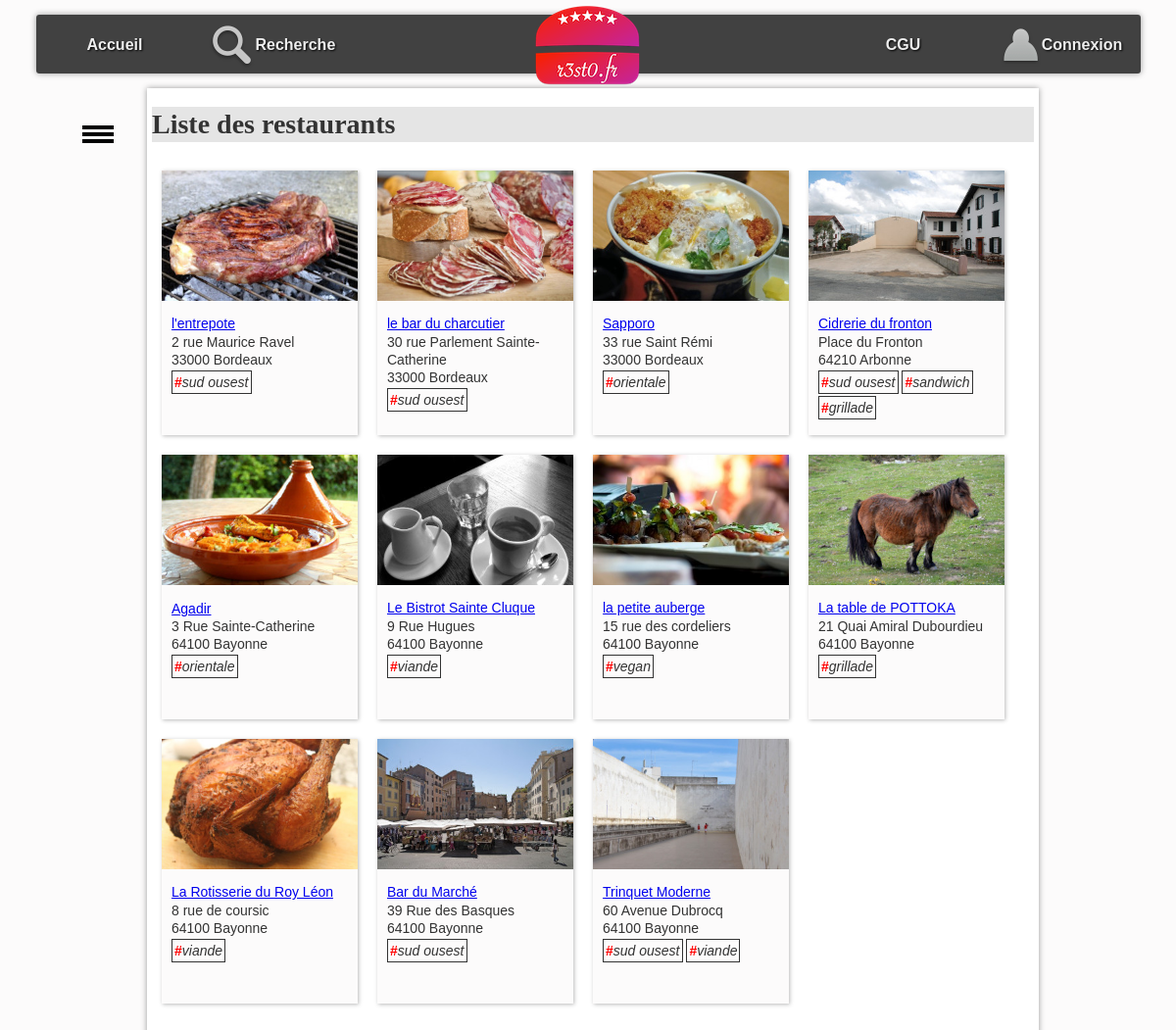
The app's page /controleur/listeRestos.php with its own data.
### tables this page shows
CREATE TABLE IF NOT EXISTS `resto` (
  `idR` bigint(20) NOT NULL,
  `nomR` varchar(255) DEFAULT NULL,
  `numAdrR` varchar(20) DEFAULT NULL,
  `voieAdrR` varchar(255) DEFAULT NULL,
  `cpR` char(5) DEFAULT NULL,
  `villeR` varchar(255) DEFAULT NULL,
  `latitudeDegR` float DEFAULT NULL,
  `longitudeDegR` float DEFAULT NULL,
  `descR` text DEFAULT NULL,
  `horairesR` text DEFAULT NULL
);

CREATE TABLE IF NOT EXISTS `photo` (
  `idP` bigint(20) NOT NULL,
  `cheminP` varchar(255) DEFAULT NULL,
  `idR` bigint(20) DEFAULT NULL
);

CREATE TABLE IF NOT EXISTS `typecresto` (
  `idR` bigint(20) NOT NULL,
  `idTC` bigint(20) NOT NULL
);

CREATE TABLE IF NOT EXISTS `typescuisine` (
  `idTC` bigint(20) NOT NULL,
  `libelleTC` varchar(100) NOT NULL
);

### controleur/listeRestos.php (called while the page is built, shortened)
<?php
$listeRestos =  RestoDAO::getAll();
require_once "$racine/vue/entete.html.php";
require_once "$racine/vue/vueListeRestos.php";
require_once "$racine/vue/pied.html.php";
?>

### modele/dao/Bdd.class.php (called while the page is built, shortened)
<?php
class Bdd {
    private static ?PDO $pdo=null;
    private static $login = "aravaudet";
    private static $mdp = "GrmN385B";
    private static $bd = "aravaudet_resto2";
    private static $serveur = "10.15.253.250";
    private static $pdoOptions = array  (
        PDO::MYSQL_ATTR_INIT_COMMAND => "SET NAMES utf8"
        ,PDO::ATTR_ERRMODE => PDO::ERRMODE_EXCEPTION
                                        );
    public static function connecter() : ?PDO  {
        if (is_null(self::$pdo)) {
                self::$pdo = new PDO("mysql:host=".self::$serveur.";dbname=".self::$bd, self::$login, self::$mdp, self::$pdoOptions);
        }
        return self::$pdo;
    }
    public static function getConnexion() : ?PDO {
        return self::$pdo;
    }
}

### modele/dao/RestoDAO.class.php (called while the page is built, shortened)
<?php
class RestoDAO {
    public static function getAll(): array {
        $lesObjets = array();
        try {
            $requete = "SELECT * FROM resto";
            $stmt = Bdd::getConnexion()->prepare($requete);
            $ok = $stmt->execute();
            if ($ok) {
                while ($enreg = $stmt->fetch(PDO::FETCH_ASSOC)) {
                    $lesObjets[] = self::enregistrementVersObjet($enreg);
                }
            }
        } catch (PDOException $e) {
            throw new Exception("Erreur dans la méthode " . get_called_class() . "::getAll : <br/>" . $e->getMessage());
        }
        return $lesObjets;
    }
    private static function enregistrementVersObjet(array $enreg): Resto {
        $id = $enreg['idR'];
        $leResto = new Resto(
                $enreg['idR'], $enreg['nomR'], $enreg['numAdrR'], $enreg['voieAdrR'], $enreg['cpR'], $enreg['villeR'],
                $enreg['latitudeDegR'], $enreg['longitudeDegR'], $enreg['descR'], $enreg['horairesR']
        );
        $lesCritiques = CritiqueDAO::getAllByResto($id);
        $lesPhotos = PhotoDAO::getAllByResto($id);
        $lesTypesCuisine = TypeCuisineDAO::getAllByResto($id);
        $leResto->setLesPhotos($lesPhotos);
        $leResto->setLesCritiques($lesCritiques);
        $leResto->setLesTypesCuisine($lesTypesCuisine);
        return $leResto;
    }
}

### modele/dao/CritiqueDAO.class.php (called while the page is built, shortened)
<?php
class CritiqueDAO {
    public static function getAllByResto(int $idR): array {
        $lesObjets = array();
        try {
            $requete = "SELECT * FROM critiquer c"
                    . " INNER JOIN utilisateur u ON  c.idU = u.idU "
                    . " WHERE idR = :idR";
            $stmt = Bdd::getConnexion()->prepare($requete);
            $stmt->bindParam(':idR', $idR, PDO::PARAM_INT);
            $ok = $stmt->execute();
            if ($ok) {
                while ($enreg = $stmt->fetch(PDO::FETCH_ASSOC)) {
                    $user = new Utilisateur($enreg['idU'], $enreg['mailU'], $enreg['mdpU'], $enreg['pseudoU']);
                    $lesObjets[] = new Critique($enreg['note'], $enreg['commentaire'], $user);
                }
            }
        } catch (PDOException $e) {
            throw new Exception("Erreur dans la méthode " . get_called_class() . "::getAllByResto : <br/>" . $e->getMessage());
        }
        return $lesObjets;
    }
}

### modele/dao/PhotoDAO.class.php (called while the page is built, shortened)
<?php
class PhotoDAO {
    public static function getAllByResto(int $idR): array {
        $lesObjets = array();
        try {
            $requete = "SELECT * FROM photo WHERE idR = :idR";
            $stmt = Bdd::getConnexion()->prepare($requete);
            $stmt->bindParam(':idR', $idR, PDO::PARAM_INT);
            $ok = $stmt->execute();
            if ($ok) {
                while ($enreg = $stmt->fetch(PDO::FETCH_ASSOC)) {
                    $lesObjets[] = new Photo($enreg['idP'], $enreg['cheminP']);
                }
            }
        } catch (PDOException $e) {
            throw new Exception("Erreur dans la méthode " . get_called_class() . "::getAllByResto : <br/>" . $e->getMessage());
        }
        return $lesObjets;
    }
}

### modele/dao/TypeCuisineDAO.class.php (called while the page is built, shortened)
<?php
class TypeCuisineDAO {
    public static function getAllByResto(int $idR): array {
        $lesObjets = array();
        try {
            $requete = "SELECT * FROM typescuisine t INNER JOIN typecresto tr ON t.idTC = tr.idTC WHERE tr.idR = :idR";
            $stmt = Bdd::getConnexion()->prepare($requete);
            $stmt->bindParam(':idR', $idR, PDO::PARAM_INT);
            $ok = $stmt->execute();
            if ($ok) {
                while ($ligne = $stmt->fetch(PDO::FETCH_ASSOC)) {
                    $objet = new TypesCuisine($ligne['idTC'], $ligne['libelleTC']);
                    $lesObjets[] = $objet;
                }
            }
        } catch (PDOException $e) {
            throw new Exception("Erreur dans la méthode " . get_called_class() . "::getAllByResto : <br/>" . $e->getMessage());
        }
        return $lesObjets;
    }
}

### modele/metier/Resto.class.php (called while the page is built, shortened)
<?php
class Resto {
    private int $idR;
    private ?string $nomR;
    private ?string $numAdr;
    private ?string $voieAdr;
    private ?string $cpR;
    private ?string $villeR;
    private array $lesPhotos;
    private array $lesTypesCuisine;
    function __construct(int $idR, string $nomR, ?string $numAdr, ?string $voieAdr, ?string $cpR, ?string $villeR, ?float $latitudeDegR, ?float $longitudeDegR, ?string $descR, ?string $horairesR) {
        $this->idR = $idR;
        $this->nomR = $nomR;
        $this->numAdr = $numAdr;
        $this->voieAdr = $voieAdr;
        $this->cpR = $cpR;
        $this->villeR = $villeR;
        $this->lesPhotos = array();
        $this->lesTypesCuisine = array();
    }
    function getIdR(): int {
        return $this->idR;
    }
    function getNomR(): ?string {
        return $this->nomR;
    }
    function getNumAdr(): ?string {
        return $this->numAdr;
    }
    function getVoieAdr(): ?string {
        return $this->voieAdr;
    }
    function getCpR(): ?string {
        return $this->cpR;
    }
    function getVilleR(): ?string {
        return $this->villeR;
    }
    function getLesPhotos(): array {
        return $this->lesPhotos;
    }
    function getLesTypesCuisine(): array {
        return $this->lesTypesCuisine;
    }
    function setLesPhotos(array $lesPhotos): void {
        $this->lesPhotos = $lesPhotos;
    }
    function setLesTypesCuisine(array $lesTypesCuisine): void {
        $this->lesTypesCuisine = $lesTypesCuisine;
    }
}

### modele/metier/Photo.class.php (called while the page is built, shortened)
<?php
class Photo {
    private string $cheminP;
    function __construct(int $idP, string $cheminP) {
        $this->cheminP = $cheminP;
    }
    function getCheminP(): string {
        return $this->cheminP;
    }
}

### modele/metier/TypesCuisine.class.php (called while the page is built, shortened)
<?php
class TypesCuisine {
     private string $libelle;
    function __construct(int $idTC, string $libelle) {
        $this->libelle = $libelle;
    }
    function getLibelle(): ?string {
        return $this->libelle;
    }
}

### vue/vueListeRestos.php (the view, shortened to what this page needs)
<h1>Liste des restaurants</h1>
<?php
foreach ($listeRestos as $unResto) {
    $lesPhotos = $unResto->getLesPhotos();
    ?>
    <div class="card">
        <div class="photoCard">
            <?php
            if (count($lesPhotos) > 0) {
                $unePhoto = $lesPhotos[0];
                ?>
                <img src="photos/<?= $unePhoto->getCheminP() ?>" alt="photo du restaurant" />
                <?php
            }
            ?>
        </div>
        <div class="descrCard">
            <a href="./?action=detail&idR=<?= $unResto->getIdR() ?>"><?= $unResto->getNomR() ?></a>
            <br />
            <?= $unResto->getNumAdr() ?>
            <?= $unResto->getVoieAdr() ?>
            <br />
            <?= $unResto->getCpR() ?>
            <?= $unResto->getVilleR() ?>
            <br />
            <span id="typecuisine">
                <?php
                foreach ($unResto->getLesTypesCuisine() as $unTypeCuisine) {
                    ?>
                    <div class="TC-block">
                        <span class="TC-txt"><b>#</b><i><?= $unTypeCuisine->getLibelle(); ?></i></span>
                    </div>
                    <?php
                }
                ?>
            </span>
        </div>
    </div>
    <?php
}
?>

### css/base.css (style rules this page uses)
:root { --largeurPage: 900px; --largeurMenuCont : 200px; --margeCalc: calc((100% - var(--largeurPage)) / 2); --margeMenuHaut : 15px; --hauteurMenuGene:60px; --coulA1:#5A7694; --coulA2:#D7E5ED; --coulB1:#566459; --coulB2:#90974A; --coulC:#CDBCA0; --fondC:#fcfbfb; --padding_cote:5px; }
body { font-family: Arial; color : #333; font-size : 14px; line-height : 1.3; scroll-behavior: smooth; background-color : var(--fondC); }

### css/cgu.css (style rules this page uses)
h1,h2,h3,h4 { font-family: Futura; background-color : rgba(0,0,0,0.1); }

### css/corps.css (style rules this page uses)
div.card { position : relative; width:180px; height : 250px; float:left; padding:10px; margin : 10px; background-color : var(--fondC); box-shadow: 1px 1px 4px #bbb; }
div.photoCard>img { position : relative; top:-10px; left : -10px; max-width : 200px; max-height: 140px; }
div.descrCard { position : relative; top:0px; }
.TC-block { display: inline-flex; }
.TC-txt { border: solid 1px; padding: 2px; margin-top: 2px; }
.TC-txt b { color: red; }

### records on screen
resto: photo.cheminP (picture), nomR "l'entrepote", numAdrR "2", voieAdrR "rue Maurice Ravel", cpR "33000", villeR "Bordeaux"
typecresto: idTC.libelleTC "sud ousest"
resto: photo.cheminP (picture), nomR "le bar du charcutier", numAdrR "30", voieAdrR "rue Parlement Sainte-Catherine", cpR "33000", villeR "Bordeaux"
typecresto: idTC.libelleTC "sud ousest"
resto: photo.cheminP (picture), nomR "Sapporo", numAdrR "33", voieAdrR "rue Saint Rémi", cpR "33000", villeR "Bordeaux"
typecresto: idTC.libelleTC "orientale"
resto: photo.cheminP (picture), nomR "Cidrerie du fronton", voieAdrR "Place du Fronton", cpR "64210", villeR "Arbonne"
typecresto: idTC.libelleTC "sud ousest"
typecresto: idTC.libelleTC "sandwich"
typecresto: idTC.libelleTC "grillade"
resto: photo.cheminP (picture), nomR "Agadir", numAdrR "3", voieAdrR "Rue Sainte-Catherine", cpR "64100", villeR "Bayonne"
typecresto: idTC.libelleTC "orientale"
resto: photo.cheminP (picture), nomR "Le Bistrot Sainte Cluque", numAdrR "9", voieAdrR "Rue Hugues", cpR "64100", villeR "Bayonne"
typecresto: idTC.libelleTC "viande"
resto: photo.cheminP (picture), nomR "la petite auberge", numAdrR "15", voieAdrR "rue des cordeliers", cpR "64100", villeR "Bayonne"
typecresto: idTC.libelleTC "vegan"
resto: photo.cheminP (picture), nomR "La table de POTTOKA", numAdrR "21", voieAdrR "Quai Amiral Dubourdieu", cpR "64100", villeR "Bayonne"
typecresto: idTC.libelleTC "grillade"
resto: photo.cheminP (picture), nomR "La Rotisserie du Roy Léon", numAdrR "8", voieAdrR "rue de coursic", cpR "64100", villeR "Bayonne"
typecresto: idTC.libelleTC "viande"
resto: photo.cheminP (picture), nomR "Bar du Marché", numAdrR "39", voieAdrR "Rue des Basques", cpR "64100", villeR "Bayonne"
typecresto: idTC.libelleTC "sud ousest"
resto: photo.cheminP (picture), nomR "Trinquet Moderne", numAdrR "60", voieAdrR "Avenue Dubrocq", cpR "64100", villeR "Bayonne"
typecresto: idTC.libelleTC "sud ousest"
typecresto: idTC.libelleTC "viande"
